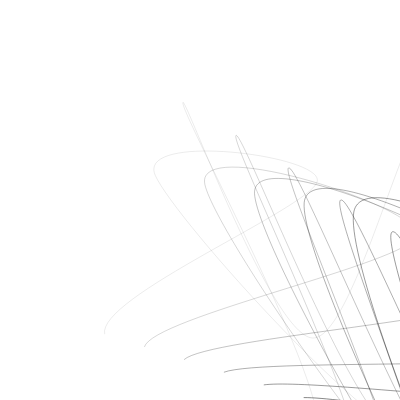
Frame 1 (no input)
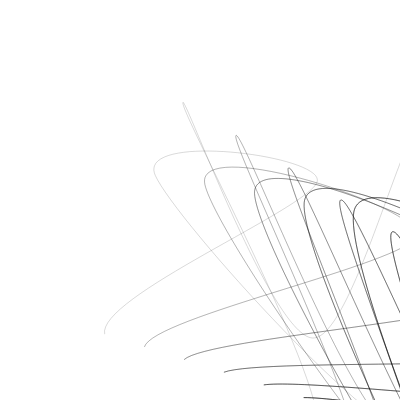
Frame 2 (the mouse pressed at the canvas centre, redrawn once)

The p5.js sketch that drew these frames (run headless with seeded random() and noise() and a simulated clock; the mouse was pressed at the canvas centre and the sketch redrawn once):

// p5.js sketch
// ── sketch.js
const sketchWidth = 400;
const sketchHeight = 400;
const numPoints = 10;

function setup() {
  createCanvas(sketchWidth, sketchHeight);
}

// We use velocity to modify how fast the points move in the random directions
// Higher velocity faster moving
const velocity = 100;
const points = [];
for (let p = 0; p < numPoints; p += 1) {
  points.push([
    Math.random() * sketchWidth, // x
    Math.random() * sketchHeight, // y
    Math.random() * velocity, // dx
    Math.random() * velocity // dy
  ]);
}


const numLoops = 10;
const minOpacity = 200;
function draw() {

  noLoop();
  for (let l = 0; l < numLoops; l += 1) {
    noFill();
    stroke(0, minOpacity/numLoops * l)
    beginShape();
    for (let p = 0; p < points.length; p += 1) {
      curveVertex(
        points[p][0] + l * points[p][2],
        points[p][1] + l * points[p][3]
      );
    }
    endShape();
  }
}
